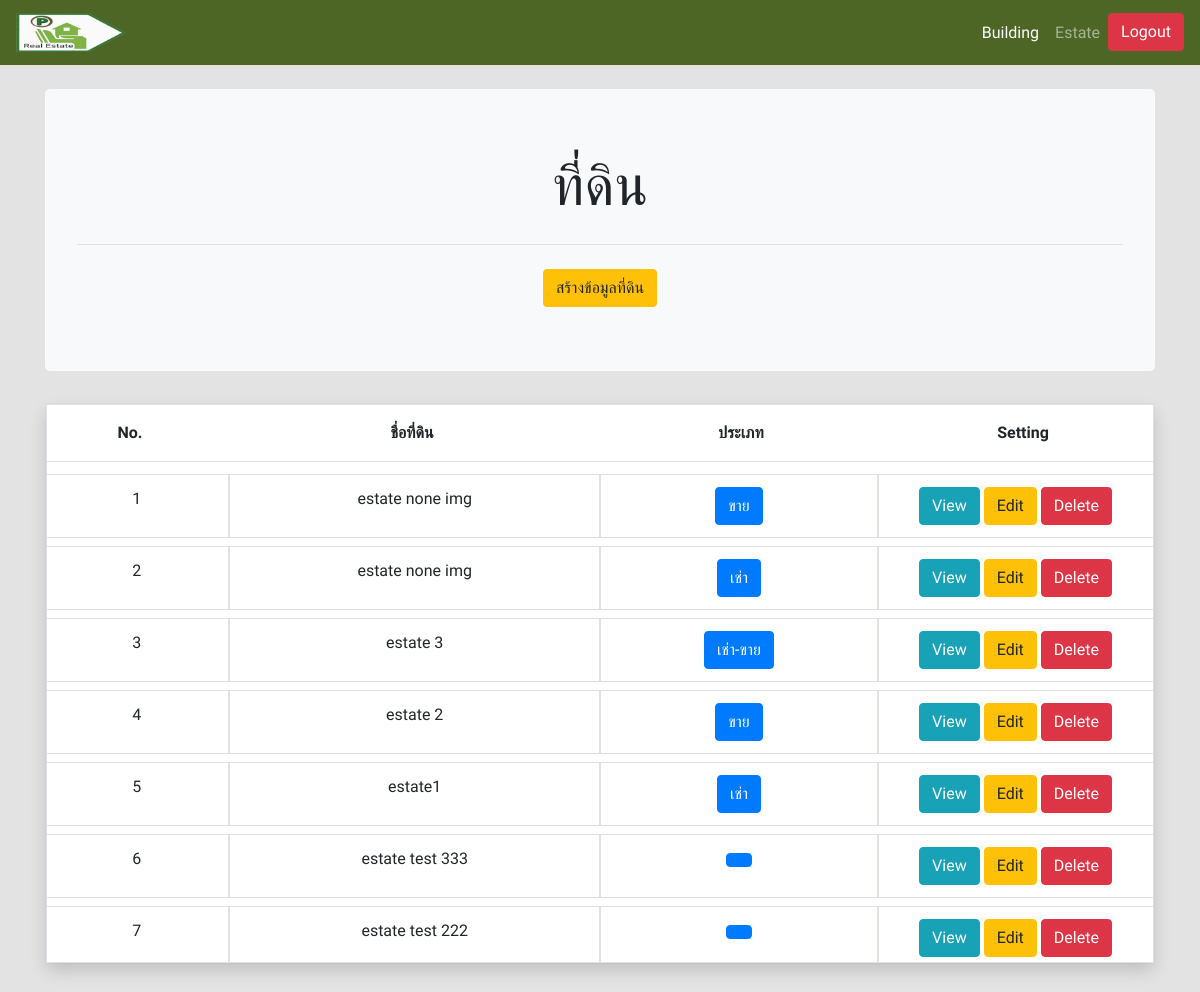
/admin/estate.php (signed in), run on the app's committed database.
### tables this page shows
CREATE TABLE `estate` (
  `id_estate` int(10) NOT NULL,
  `id_type` int(2) NOT NULL,
  `title_estate` varchar(500) NOT NULL,
  `img_estate` varchar(500) NOT NULL,
  `img_estate_main` varchar(500) NOT NULL,
  `price_estate_sale` int(10) NOT NULL,
  `price_estate_minimum` int(10) NOT NULL,
  `price_estate_maximum` int(10) NOT NULL,
  `description_estate` varchar(500) NOT NULL,
  `location_estate` varchar(500) NOT NULL,
  `map_estate` varchar(500) NOT NULL,
  `date_update` timestamp NOT NULL DEFAULT current_timestamp()
);

CREATE TABLE `type` (
  `id_type` int(2) NOT NULL,
  `title_type` varchar(200) NOT NULL
);

### admin/estate.php (called while the page is built, shortened)
<?php
    require './src/include/header.php';
    require './src/include/navbar.php';
    require './src/view/estate_list.php';
    require './src/include/footer.php';

### admin/src/model/estate_fetch_list_func.php (called while the page is built)
<?php
    require './mysql/connect.php';
    $q_fetch_list_estate = "SELECT * FROM estate LEFT JOIN type ON estate.id_type = type.id_type ORDER BY estate.date_update DESC";
    $result_fetch_list_estate = mysqli_query($dbcon,$q_fetch_list_estate);
?>

### admin/src/view/estate_list.php (the view, shortened to what this page needs)
<?php
require './src/model/estate_fetch_list_func.php';
?>
<div class="container pt-4 mb-4">
    <div class="jumbotron text-center bg-light">
        <h1 class="display-4">ที่ดิน</h1>
        <hr class="my-4">
        <a class="btn btn-warning btn-create-estate" href="estate_new_rent_page.php">สร้างข้อมูลที่ดิน</a>
    </div>
    <div class="card m-0 p-0">
        <div class="card-body m-0 p-0">
            <table class="table table-bordered text-center shadow m-0">
                <thead>
                    <tr class="row p-1 text-center">
                        <th class="col-2 border-0" scope="col">No.</th>
                        <th class="col-4 border-0" scope="col">ชื่อที่ดิน</th>
                        <th class="col-3 border-0" scope="col">ประเภท</th>
                        <th class="col-3 border-0" scope="col">Setting</th>
                    </tr>
                </thead>
                <tbody>
                    <tr>
                        <td class="p-0" colspan="4">
                            <div class="table-scrollbar p-2">
                                <table class="table">
                                    <tbody class="p-0">
                                        <?php
                                        $number = 1;
                                        while ($row_list_estate = mysqli_fetch_assoc($result_fetch_list_estate)) {
                                        ?>
                                            <tr class='row p-1'>
                                                <td class="col-2 px-0 " scope="row"><?php echo $number; ?></td>
                                                <td class="col-4 px-0 " scope="row"><?php echo $row_list_estate['title_estate']; ?></td>
                                                <td class="col-3 px-0 " scope="row"><div class="btn btn-primary"><?php echo $row_list_estate['title_type']; ?></div></td>
                                                <td class="col-3 px-0  border-right-0 text-center"><button class="btn btn-info btn-view-estate mr-1" value="<?php echo $row_list_estate['id_estate']; ?>">View</button><a class="btn btn-warning btn-edit-estate mr-1" href="estate_edit_page.php?id_estate=<?php echo $row_list_estate['id_estate']; ?>" value="<?php echo $row_list_estate['id_estate']; ?>">Edit</a><button class="btn btn-danger btn-delete-estate mr-1" value="<?php echo $row_list_estate['id_estate']; ?>">Delete</button></td>
                                            </tr>
                                        <?php
                                            $number = $number + 1;
                                        } ?>
                                    </tbody>
                                </table>
                            </div>
                        </td>
                    </tr>
                </tbody>
            </table>
        </div>
    </div>
</div>

### admin/src/css/stylesheet_admin.css (style rules this page uses)
body { font-family: 'Prompt', sans-serif; background-color: #E3E3E3; }
.table-scrollbar { overflow: scroll; height: 500px; scrollbar-width: 5px; }

### data on the page
estate: title_estate "estate none img", id_type.title_type "ขาย", $row_list_estate['id_estate'] 54 (drawn)
estate: title_estate "estate none img", id_type.title_type "เช่า", $row_list_estate['id_estate'] 53 (drawn)
estate: title_estate "estate 3", id_type.title_type "เช่า-ขาย", $row_list_estate['id_estate'] 52 (drawn)
estate: title_estate "estate 2", id_type.title_type "ขาย", $row_list_estate['id_estate'] 51 (drawn)
estate: title_estate "estate1", id_type.title_type "เช่า", $row_list_estate['id_estate'] 50 (drawn)
estate: title_estate "estate test 333", $row_list_estate['id_estate'] 49 (drawn)
estate: title_estate "estate test 222", $row_list_estate['id_estate'] 48 (drawn)
